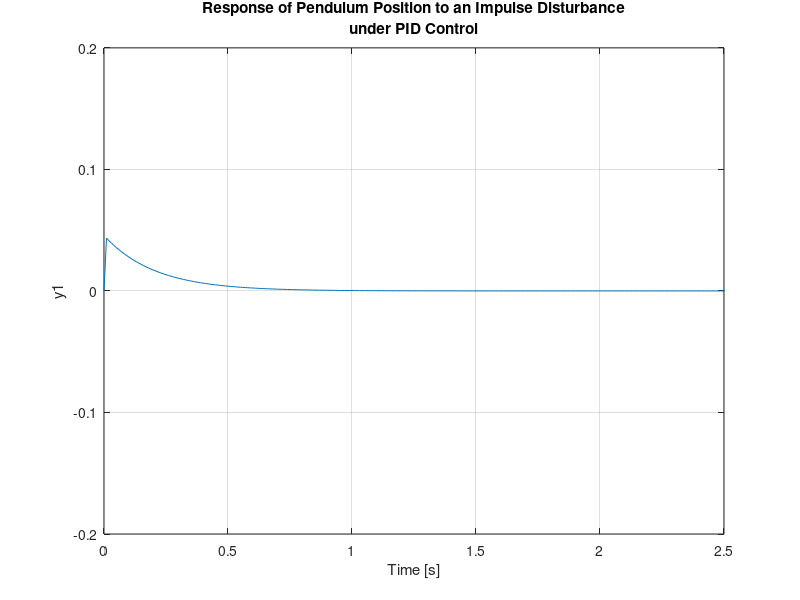

Recreate this plot in MATLAB.
M = 0.01; %masa del carro
m = 0.220;%masa del pendulo 
l = 0.1; % longitud al centro de masa del péndulo
b = 0.1; %coeficiente de fricción para el carro 0.1 N / m / seg
I = (1/3*m)*l^2; %momento de inercia de masa del péndulo
g = 9.8; %gravedad 
q = (M+m)*(I+m*l^2)-(m*l)^2;
s = tf('s');


P_pend = (m*l*s/q)/(s^3 + (b*(I + m*l^2))*s^2/q - ((M + m)*m*g*l)*s/q - b*m*g*l/q);

Kp = 110;
Ki = 1;
Kd = 22;
C = pid(Kp,Ki,Kd);
T = feedback(P_pend,C);
t=0:0.01:10;
impulse(T,t)
axis([0, 2.5, -0.2, 0.2]);
title({'Response of Pendulum Position to an Impulse Disturbance';'under PID Control'});